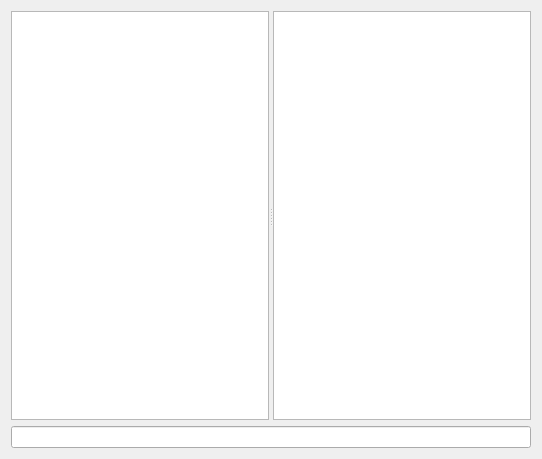
<ui version="4.0" >
 <class>HubWidget</class>
 <widget class="QWidget" name="HubWidget" >
  <property name="geometry" >
   <rect>
    <x>0</x>
    <y>0</y>
    <width>542</width>
    <height>459</height>
   </rect>
  </property>
  <property name="windowTitle" >
   <string>Hub</string>
  </property>
  <layout class="QVBoxLayout" name="verticalLayout" >
   <item>
    <widget class="QSplitter" name="splitter" >
     <property name="orientation" >
      <enum>Qt::Horizontal</enum>
     </property>
     <widget class="KTextBrowser" name="pChat" >
      <property name="font" >
       <font>
        <pointsize>7</pointsize>
       </font>
      </property>
     </widget>
     <widget class="QTreeView" name="pUsers" >
      <property name="contextMenuPolicy" >
       <enum>Qt::CustomContextMenu</enum>
      </property>
      <property name="rootIsDecorated" >
       <bool>false</bool>
      </property>
     </widget>
    </widget>
   </item>
   <item>
    <widget class="KLineEdit" name="pChatInput" />
   </item>
  </layout>
 </widget>
 <customwidgets>
  <customwidget>
   <class>KLineEdit</class>
   <extends>QLineEdit</extends>
   <header>klineedit.h</header>
  </customwidget>
  <customwidget>
   <class>KTextBrowser</class>
   <extends>QTextBrowser</extends>
   <header>ktextbrowser.h</header>
  </customwidget>
 </customwidgets>
 <resources/>
 <connections/>
</ui>
